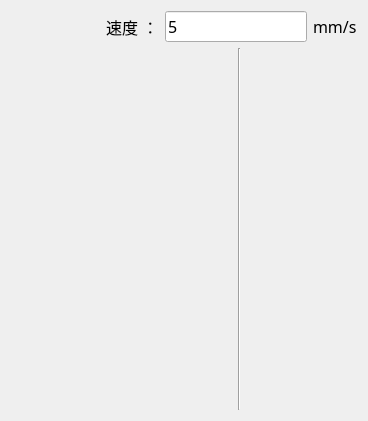
<?xml version="1.0" encoding="UTF-8"?>
<ui version="4.0">
 <class>qg_JogButton_JMHanClass</class>
 <widget class="QWidget" name="qg_JogButton_JMHanClass">
  <property name="geometry">
   <rect>
    <x>0</x>
    <y>0</y>
    <width>368</width>
    <height>421</height>
   </rect>
  </property>
  <property name="windowTitle">
   <string>qg_JogButton_JMHan</string>
  </property>
  <layout class="QVBoxLayout" name="verticalLayout_2">
   <item>
    <layout class="QHBoxLayout" name="horizontalLayout">
     <item>
      <spacer name="horizontalSpacer">
       <property name="orientation">
        <enum>Qt::Horizontal</enum>
       </property>
       <property name="sizeHint" stdset="0">
        <size>
         <width>40</width>
         <height>20</height>
        </size>
       </property>
      </spacer>
     </item>
     <item>
      <widget class="QLabel" name="label_2">
       <property name="font">
        <font>
         <family>微软雅黑</family>
         <pointsize>12</pointsize>
        </font>
       </property>
       <property name="text">
        <string> 速度 ：</string>
       </property>
      </widget>
     </item>
     <item>
      <widget class="QLineEdit" name="lineEdit_JogSpeed">
       <property name="font">
        <font>
         <family>微软雅黑</family>
         <pointsize>12</pointsize>
        </font>
       </property>
       <property name="text">
        <string>5</string>
       </property>
      </widget>
     </item>
     <item>
      <widget class="QLabel" name="label">
       <property name="font">
        <font>
         <family>微软雅黑</family>
         <pointsize>12</pointsize>
        </font>
       </property>
       <property name="text">
        <string>mm/s</string>
       </property>
      </widget>
     </item>
    </layout>
   </item>
   <item>
    <layout class="QHBoxLayout" name="horizontalLayout_2" stretch="2,0,1">
     <item>
      <layout class="QGridLayout" name="gridLayout">
       <item row="4" column="1">
        <spacer name="verticalSpacer_3">
         <property name="orientation">
          <enum>Qt::Vertical</enum>
         </property>
         <property name="sizeHint" stdset="0">
          <size>
           <width>20</width>
           <height>40</height>
          </size>
         </property>
        </spacer>
       </item>
       <item row="1" column="1">
        <widget class="QPushButton" name="pushButton_YUp">
         <property name="minimumSize">
          <size>
           <width>0</width>
           <height>40</height>
          </size>
         </property>
         <property name="toolTip">
          <string>Y上</string>
         </property>
         <property name="styleSheet">
          <string notr="true">QPushButton {
    border: none;
    background: transparent;
}
QPushButton:hover {
    border:1px solid #FFFFFF;
    background: rgba(127, 127, 127, 20);
}</string>
         </property>
         <property name="text">
          <string/>
         </property>
         <property name="icon">
          <iconset resource="../../imgResource.qrc">
           <normaloff>:/icons/icons8-翻倍-48.png</normaloff>:/icons/icons8-翻倍-48.png</iconset>
         </property>
         <property name="iconSize">
          <size>
           <width>36</width>
           <height>36</height>
          </size>
         </property>
        </widget>
       </item>
       <item row="3" column="2">
        <widget class="QPushButton" name="pushButton_XRight">
         <property name="minimumSize">
          <size>
           <width>0</width>
           <height>40</height>
          </size>
         </property>
         <property name="toolTip">
          <string>X右</string>
         </property>
         <property name="styleSheet">
          <string notr="true">QPushButton {
    border: none;
    background: transparent;
}
QPushButton:hover {
    border:1px solid #FFFFFF;
    background: rgba(127, 127, 127, 20);
}</string>
         </property>
         <property name="text">
          <string/>
         </property>
         <property name="icon">
          <iconset resource="../../imgResource.qrc">
           <normaloff>:/icons/icons8-双右-48.png</normaloff>:/icons/icons8-双右-48.png</iconset>
         </property>
         <property name="iconSize">
          <size>
           <width>36</width>
           <height>36</height>
          </size>
         </property>
        </widget>
       </item>
       <item row="0" column="1">
        <spacer name="verticalSpacer_2">
         <property name="orientation">
          <enum>Qt::Vertical</enum>
         </property>
         <property name="sizeHint" stdset="0">
          <size>
           <width>20</width>
           <height>40</height>
          </size>
         </property>
        </spacer>
       </item>
       <item row="3" column="0">
        <widget class="QPushButton" name="pushButton_XLeft">
         <property name="minimumSize">
          <size>
           <width>0</width>
           <height>40</height>
          </size>
         </property>
         <property name="toolTip">
          <string>X左</string>
         </property>
         <property name="styleSheet">
          <string notr="true">QPushButton {
    border: none;
    background: transparent;
}
QPushButton:hover {
    border:1px solid #FFFFFF;
    background: rgba(127, 127, 127, 20);
}</string>
         </property>
         <property name="text">
          <string/>
         </property>
         <property name="icon">
          <iconset resource="../../imgResource.qrc">
           <normaloff>:/icons/icons8-双左-48.png</normaloff>:/icons/icons8-双左-48.png</iconset>
         </property>
         <property name="iconSize">
          <size>
           <width>36</width>
           <height>36</height>
          </size>
         </property>
        </widget>
       </item>
       <item row="0" column="0">
        <widget class="QPushButton" name="pushButton_ULeft">
         <property name="minimumSize">
          <size>
           <width>0</width>
           <height>40</height>
          </size>
         </property>
         <property name="toolTip">
          <string>U左</string>
         </property>
         <property name="styleSheet">
          <string notr="true">QPushButton {
    border: none;
    background: transparent;
}
QPushButton:hover {
    border:1px solid #FFFFFF;
    background: rgba(127, 127, 127, 20);
}</string>
         </property>
         <property name="text">
          <string/>
         </property>
         <property name="icon">
          <iconset resource="../../imgResource.qrc">
           <normaloff>:/icons/icons8-向左旋转-48.png</normaloff>:/icons/icons8-向左旋转-48.png</iconset>
         </property>
         <property name="iconSize">
          <size>
           <width>36</width>
           <height>36</height>
          </size>
         </property>
        </widget>
       </item>
       <item row="0" column="2">
        <widget class="QPushButton" name="pushButton_URight">
         <property name="minimumSize">
          <size>
           <width>0</width>
           <height>40</height>
          </size>
         </property>
         <property name="toolTip">
          <string>U右</string>
         </property>
         <property name="styleSheet">
          <string notr="true">QPushButton {
    border: none;
    background: transparent;
}
QPushButton:hover {
    border:1px solid #FFFFFF;
    background: rgba(127, 127, 127, 20);
}</string>
         </property>
         <property name="text">
          <string/>
         </property>
         <property name="icon">
          <iconset resource="../../imgResource.qrc">
           <normaloff>:/icons/icons8-向右旋转-48.png</normaloff>:/icons/icons8-向右旋转-48.png</iconset>
         </property>
         <property name="iconSize">
          <size>
           <width>36</width>
           <height>36</height>
          </size>
         </property>
        </widget>
       </item>
       <item row="5" column="1">
        <widget class="QPushButton" name="pushButton_YDown">
         <property name="minimumSize">
          <size>
           <width>0</width>
           <height>40</height>
          </size>
         </property>
         <property name="toolTip">
          <string>Y下</string>
         </property>
         <property name="styleSheet">
          <string notr="true">QPushButton {
    border: none;
    background: transparent;
}
QPushButton:hover {
    border:1px solid #FFFFFF;
    background: rgba(127, 127, 127, 20);
}</string>
         </property>
         <property name="text">
          <string/>
         </property>
         <property name="icon">
          <iconset resource="../../imgResource.qrc">
           <normaloff>:/icons/icons8-双降-48.png</normaloff>:/icons/icons8-双降-48.png</iconset>
         </property>
         <property name="iconSize">
          <size>
           <width>36</width>
           <height>36</height>
          </size>
         </property>
        </widget>
       </item>
       <item row="2" column="1">
        <spacer name="verticalSpacer">
         <property name="orientation">
          <enum>Qt::Vertical</enum>
         </property>
         <property name="sizeHint" stdset="0">
          <size>
           <width>20</width>
           <height>40</height>
          </size>
         </property>
        </spacer>
       </item>
      </layout>
     </item>
     <item>
      <widget class="Line" name="line">
       <property name="orientation">
        <enum>Qt::Vertical</enum>
       </property>
      </widget>
     </item>
     <item>
      <layout class="QVBoxLayout" name="verticalLayout">
       <item>
        <widget class="QPushButton" name="pushButton_ZUp">
         <property name="minimumSize">
          <size>
           <width>0</width>
           <height>40</height>
          </size>
         </property>
         <property name="toolTip">
          <string>pin检测Z上</string>
         </property>
         <property name="styleSheet">
          <string notr="true">QPushButton {
    border: none;
    background: transparent;
}
QPushButton:hover {
    border:1px solid #FFFFFF;
    background: rgba(127, 127, 127, 20);
}</string>
         </property>
         <property name="text">
          <string/>
         </property>
         <property name="icon">
          <iconset resource="../../imgResource.qrc">
           <normaloff>:/icons/icons8-翻倍-48.png</normaloff>:/icons/icons8-翻倍-48.png</iconset>
         </property>
         <property name="iconSize">
          <size>
           <width>36</width>
           <height>36</height>
          </size>
         </property>
        </widget>
       </item>
       <item>
        <spacer name="verticalSpacer_8">
         <property name="orientation">
          <enum>Qt::Vertical</enum>
         </property>
         <property name="sizeHint" stdset="0">
          <size>
           <width>20</width>
           <height>40</height>
          </size>
         </property>
        </spacer>
       </item>
       <item>
        <widget class="QPushButton" name="pushButton_ZDown">
         <property name="minimumSize">
          <size>
           <width>0</width>
           <height>40</height>
          </size>
         </property>
         <property name="toolTip">
          <string>pin检测Z下</string>
         </property>
         <property name="styleSheet">
          <string notr="true">QPushButton {
    border: none;
    background: transparent;
}
QPushButton:hover {
    border:1px solid #FFFFFF;
    background: rgba(127, 127, 127, 20);
}</string>
         </property>
         <property name="text">
          <string/>
         </property>
         <property name="icon">
          <iconset resource="../../imgResource.qrc">
           <normaloff>:/icons/icons8-双降-48.png</normaloff>:/icons/icons8-双降-48.png</iconset>
         </property>
         <property name="iconSize">
          <size>
           <width>36</width>
           <height>36</height>
          </size>
         </property>
        </widget>
       </item>
      </layout>
     </item>
    </layout>
   </item>
  </layout>
 </widget>
 <layoutdefault spacing="6" margin="11"/>
 <resources>
  <include location="../../imgResource.qrc"/>
 </resources>
 <connections/>
</ui>
